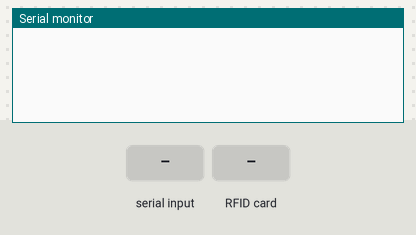
Simulated run of this sketch. Board: Arduino Uno, built with avr-gcc and run on an emulated ATmega328P. Shown: the last lines printed to the serial monitor. The inputs (shaded band) are chosen by the test bench.

Above: at 3.2 s.
3.3 s: "-" received over Serial
At 3.7 s:
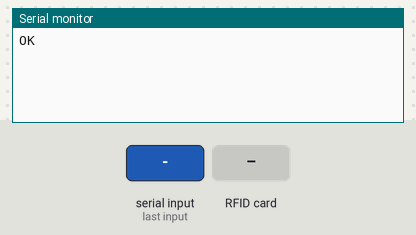
4.8 s: RFID card 5E 7A 19 C4 held to the reader
At 6.3 s:
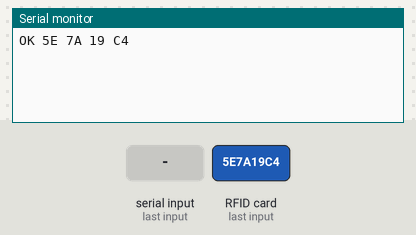

The sketch:

sketch_feb28b.ino
```cpp
#include <SPI.h>
#include <MFRC522.h>

#define SS_PIN 10
#define RST_PIN 9

MFRC522 rfid(SS_PIN, RST_PIN); // Instance of the class

MFRC522::MIFARE_Key key;

String mySt;
 int i=0;
 boolean formConnection = false;

// Init array that will store new NUID
byte nuidPICC[4];

void setup() {
  Serial.begin(19200);
  delay(2000);
  Serial.setTimeout(100);
  SPI.begin(); // Init SPI bus
  rfid.PCD_Init(); // Init MFRC522
  //Set key bytes to nothing
  for (byte i = 0; i < 6; i++) {
    key.keyByte[i] = 0xFF;
  }


}

void loop() {
while(Serial.available()){
  //Wait for visual studio to send '-' to the com port connected by this device and send return handshake;TODO: Currently, Device doesn't reset this form connection variable
  delay(1);
  if(Serial.available() > 0){
    char c = Serial.read();
    if(c == '-'){
      Serial.print("OK");
      formConnection = true;
      Serial.flush ();
    }
  }
}


if(formConnection == true){
  // Look for new cards
  if ( ! rfid.PICC_IsNewCardPresent())
    return;

  // Verify if the NUID has been read
  if ( ! rfid.PICC_ReadCardSerial())
    return;


 for (byte i = 0; i < 4; i++) {
      nuidPICC[i] = rfid.uid.uidByte[i];
    }

   //send bytes over serial to visual studio form
  printHex(rfid.uid.uidByte, rfid.uid.size);
    //Serial.println();
   rfid.PICC_HaltA();


  rfid.PCD_StopCrypto1();
  }
}


void printHex(byte *buffer, byte bufferSize) {
  for (byte i = 0; i < bufferSize; i++) {
    Serial.print(buffer[i] < 0x10 ? " 0" : " ");
    Serial.print(buffer[i], HEX);
  }
}
```

Measured:
- after the input at 3.3 s, the serial monitor: prints a new line at once (image 1)
- after the input at 4.8 s, the serial monitor: prints a new line at once (image 2)
